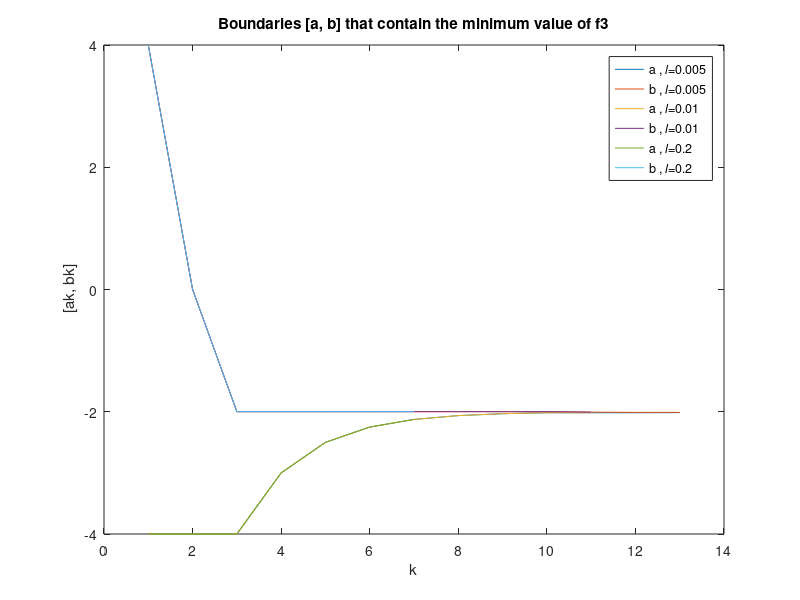

Here is the MATLAB script that generated this plot:
clear
clc
l = [0.005, 0.01, 0.2];

e = 0.001;
a = zeros(100,3);
b = zeros(100,3);
a(1,:) = [-4, -4, -4]; b(1,:) = [4, 4, 4];

% Choose a function by removing its '%' and by placing it on the other 2
%f = @(x) (x-3)^2 + (sin(x+3))^2;
%f = @(x) (x-1) * cos(x/2) + x^2;
f = @(x) (x+2)^2 + exp(x-2) * sin(x+3);

x1 = zeros(100,3);
x2 = zeros(100,3);
k = zeros(1,3);
for i=1:3
    k(i) = 1;
    while b(k(i),i)-a(k(i),i) >= l(i)
        x1(k(i),i) = (a(k(i),i)+b(k(i),i))/2 - e;
        x2(k(i),i) = (a(k(i),i)+b(k(i),i))/2 + e;
        if f(x1(k(i),i)) < f(x2(k(i),i))
            a(k(i)+1,i) = a(k(i),i);
            b(k(i)+1,i) = x2(k(i),i);
        else
            a(k(i)+1,i) = x1(k(i),i);
            b(k(i)+1,i) = b(k(i),i);
        end
        k(i) = k(i) + 1;
    end
end
K1 = (1:1:k(1))';
K2 = (1:1:k(2))';
K3 = (1:1:k(3))';
figure(1)
plot(K1,a(1:k(1),1))
hold on
plot(K1,b(1:k(1),1))
plot(K2,a(1:k(2),1))
plot(K2,b(1:k(2),1))
plot(K3,a(1:k(3),1))
plot(K3,b(1:k(3),1))
xlabel('k')
ylabel(' [ak, bk]');
legend({'a , 𝑙=0.005','b , 𝑙=0.005','a , 𝑙=0.01','b , 𝑙=0.01','a , 𝑙=0.2','b , 𝑙=0.2'}, 'Location', 'northeast')
title('Boundaries [a, b] that contain the minimum value of f3')